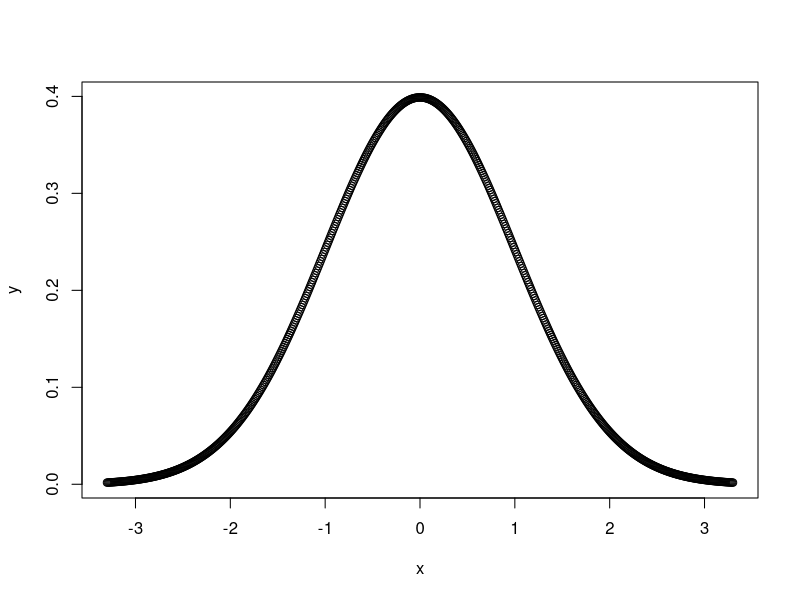
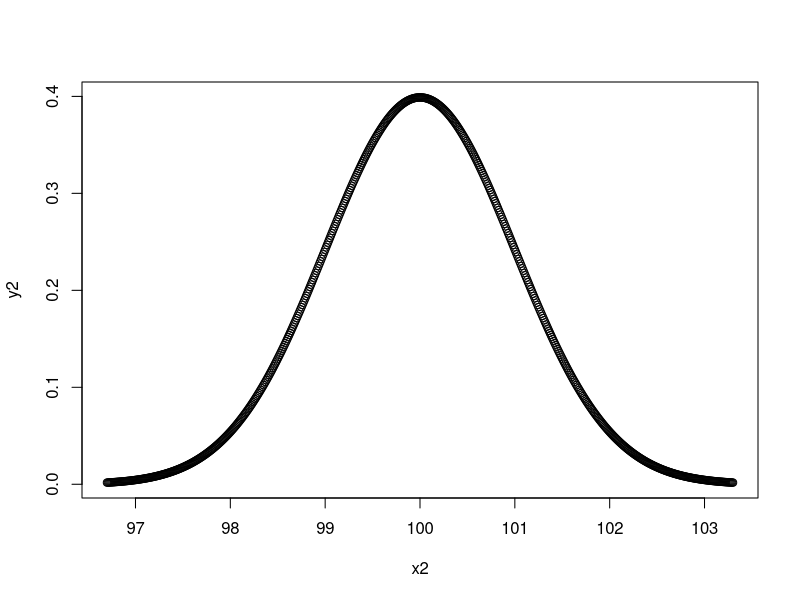

R code for these plots, in order:
## ---- chunk 1
x = (-330):330/100
y = dnorm(x)
plot(x,y)
## ---- chunk 2
x2 = (-330):330/100+100
y2 = dnorm(x2,mean=100,sd=1)
plot(x2,y2)
